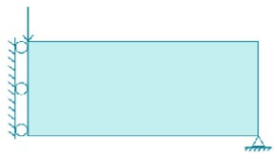
#> input picture beam_image.png, 277 x 159 px
$ python new.py
#> lines starting #> are read from the running program, lines starting #| are printed output that depends on the picture
import numpy as np
import matplotlib.pyplot as plt
from matplotlib import colors
from matplotlib.widgets import TextBox, Button
from scipy.sparse import coo_matrix
from scipy.sparse.linalg import spsolve
from scipy.ndimage import zoom
import tkinter as tk
from tkinter import messagebox
import matplotlib
matplotlib.use('TkAgg')  # Установка бэкенда

# Глобальная переменная для остановки оптимизации
stop_optimization = False

# [130 lines left out: functions beso, show_completion_message, not called in this run]

def create_input_interface():
    fig, ax = plt.subplots(figsize=(8, 8))
    ax.axis('off')

    # Поля для ввода
    ax.text(0.00, 0.9, "Введите параметры балки", fontsize=14, transform=ax.transAxes)

    # Изображение после текста
    img = plt.imread("../beam_image.png")  # Убедитесь, что изображение "beam_image.png" находится в рабочем каталоге
#> img is the input picture: shape (159, 277, 3) float32; mean R, G, B 0.862, 0.956, 0.96
    ax_img = plt.axes([0.2, 0.6, 0.5, 0.2])  # Создаем ось для изображения
    ax_img.imshow(img)
    ax_img.axis('off')

    # Поле для длины
    ax.text(0.05, 0.55, "Длина балки (м):", fontsize=12, transform=ax.transAxes)
    length_ax = plt.axes([0.15, 0.48, 0.3, 0.04])
    length_input = TextBox(length_ax, '', initial='2')

    # Поле для ширины
    ax.text(0.5, 0.55, "Ширина балки(м):", fontsize=12, transform=ax.transAxes)
    width_ax = plt.axes([0.5, 0.48, 0.3, 0.04])
    width_input = TextBox(width_ax, '', initial='1')

    # Поле для нагрузки
    ax.text(0.05, 0.35, "Величина нагрузки (Н):", fontsize=12, transform=ax.transAxes)
    load_ax = plt.axes([0.45, 0.37, 0.3, 0.04])
    load_input = TextBox(load_ax, '', initial='10')

    # Функция отображения балки
    # [43 lines left out: functions show_beam, start_optimization, not called in this run]

    # Кнопка "Отобразить балку"
    button_ax1 = plt.axes([0.1, 0.1, 0.35, 0.1])
    button_show_beam = Button(button_ax1, "Отобразить балку")
    button_show_beam.on_clicked(lambda event: show_beam())

    button_ax2 = plt.axes([0.55, 0.1, 0.35, 0.1])
    button_optimize = Button(button_ax2, "Запуск оптимизации")
    button_optimize.on_clicked(lambda event: start_optimization())

    plt.show()
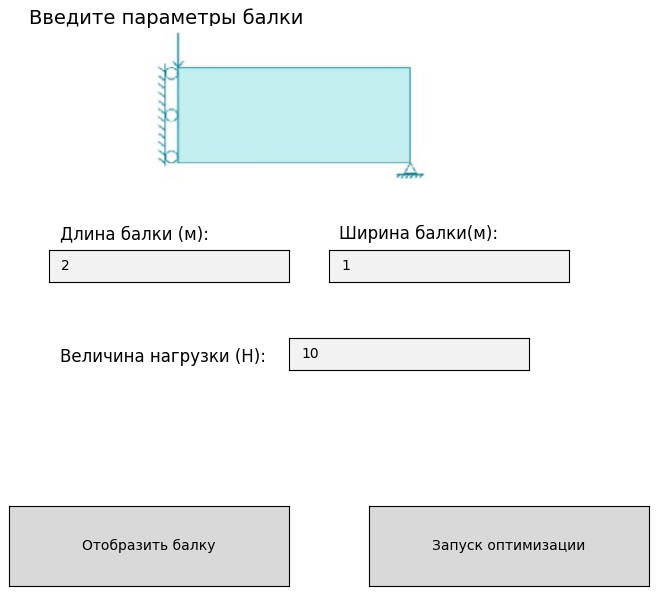
#> figure drawn by matplotlib, 4 panels

# [70 lines left out: functions lk_programmatically, generate_edof_and_stiffness, filter_matrix, optimal, not called in this run]

if __name__ == "__main__":
    create_input_interface()

$ run again, with iteration_10.png copied over beam_image.png
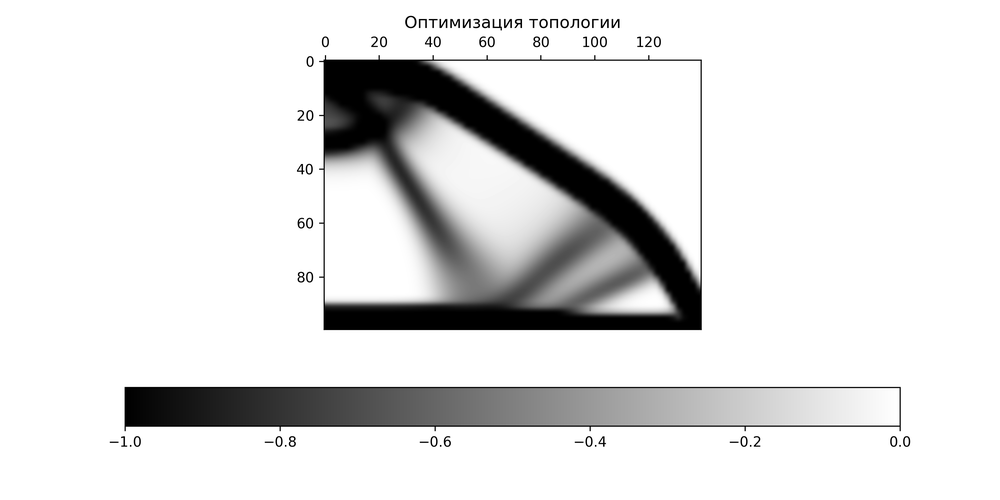
#> input picture iteration_10.png, 1000 x 500 px, shrunk from 3000 x 1500 before the run
#> in create_input_interface, img is the input picture: shape (500, 1000, 4) float32; mean R, G, B, A 0.88, 0.88, 0.88, 1
#> in create_input_interface, `plt.show()`:
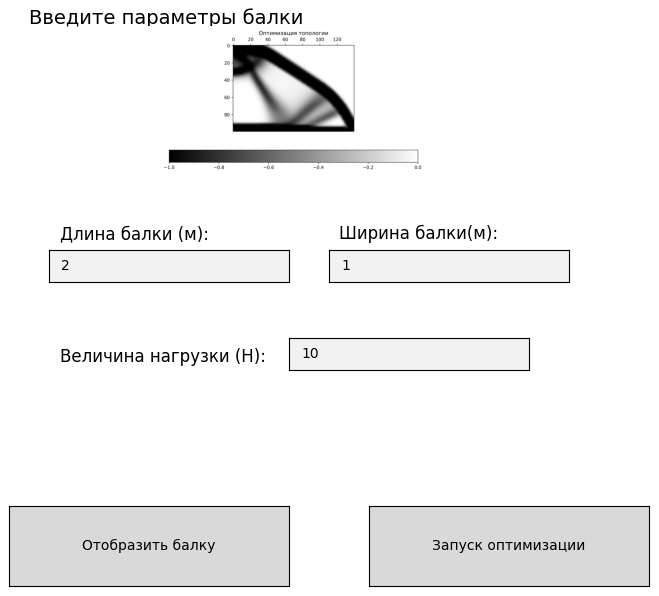
#> figure drawn by matplotlib, 4 panels
